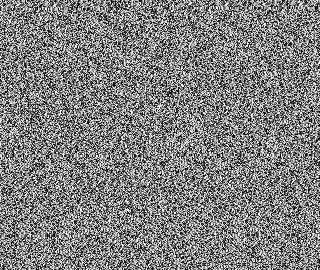
#> input picture 27_speedboat/zigzag.gif, 320 x 270 px
$ python 27.py   (Python 2 division)
#> lines starting #> are read from the running program, lines starting #| are printed output that depends on the picture
from PIL import Image
from keyword import kwlist

def main():
    im = Image.open('zigzag.gif')
#> im is the input picture: PIL image 320x270 P; min 0, max 255, mean 127.9
    imOut = Image.new('RGB', im.size)
#> imOut: PIL image 320x270 RGB; every value is 0
    pix = im.load()
    pixOut = imOut.load()
    palette = im.getpalette()[::3]
#> palette = 256 values, max 255 at index 61, min 0 at index 157, mean 127.5
    prev = None
    bzdata = []
    for y in range(im.size[1]):
        for x in range(im.size[0]):
            c = pix[x, y]
            if prev is not None and palette[prev] != c:
                bzdata.append(chr(c))
                pixOut[x, y] = (255, 0, 0)
            prev = c
#> after the loop, bzdata = 9464 items, first 6: 'B', 'Z', 'h', '9', '1', 'A'
    imOut.save('out.gif')
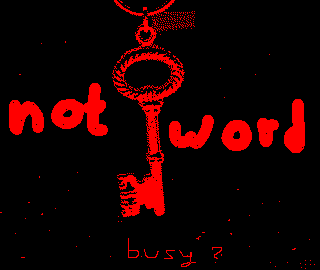
#> saved as out.gif: PIL image 320x270 RGB; mean R, G, B 27.9, 0, 0
#> (the run stopped early here; a loop or call above may not have finished)
